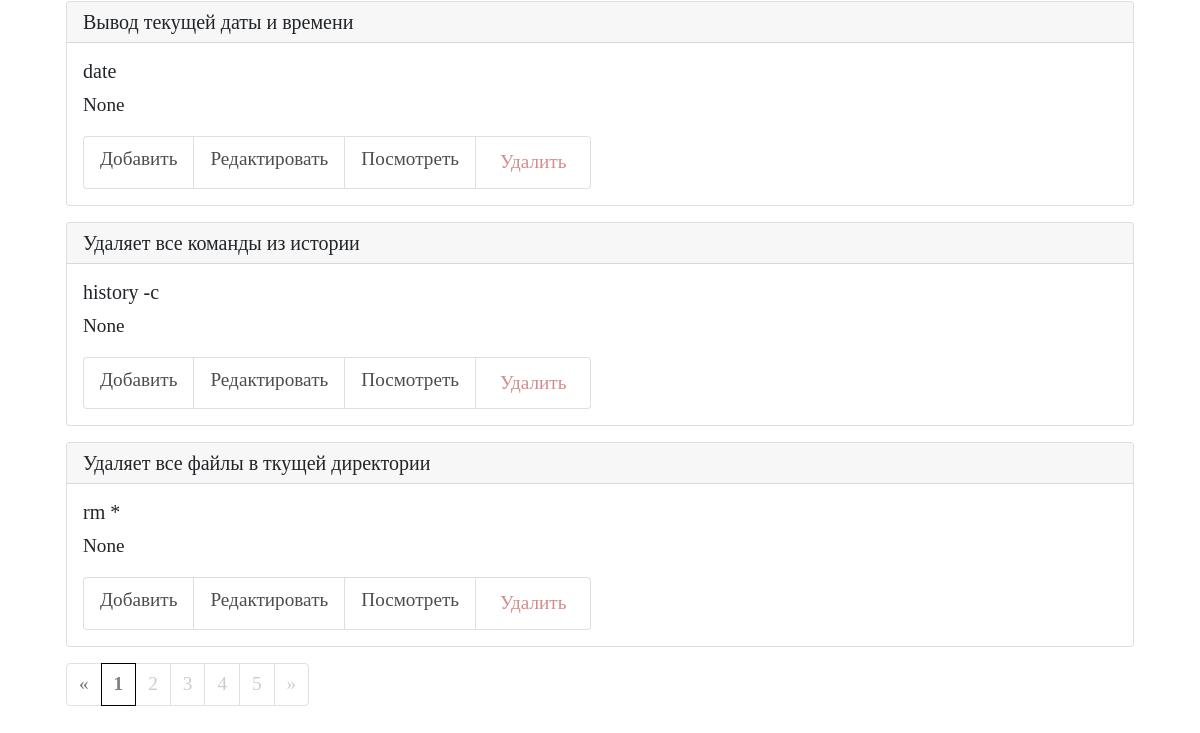
The app's page /bash (lower part), older data.
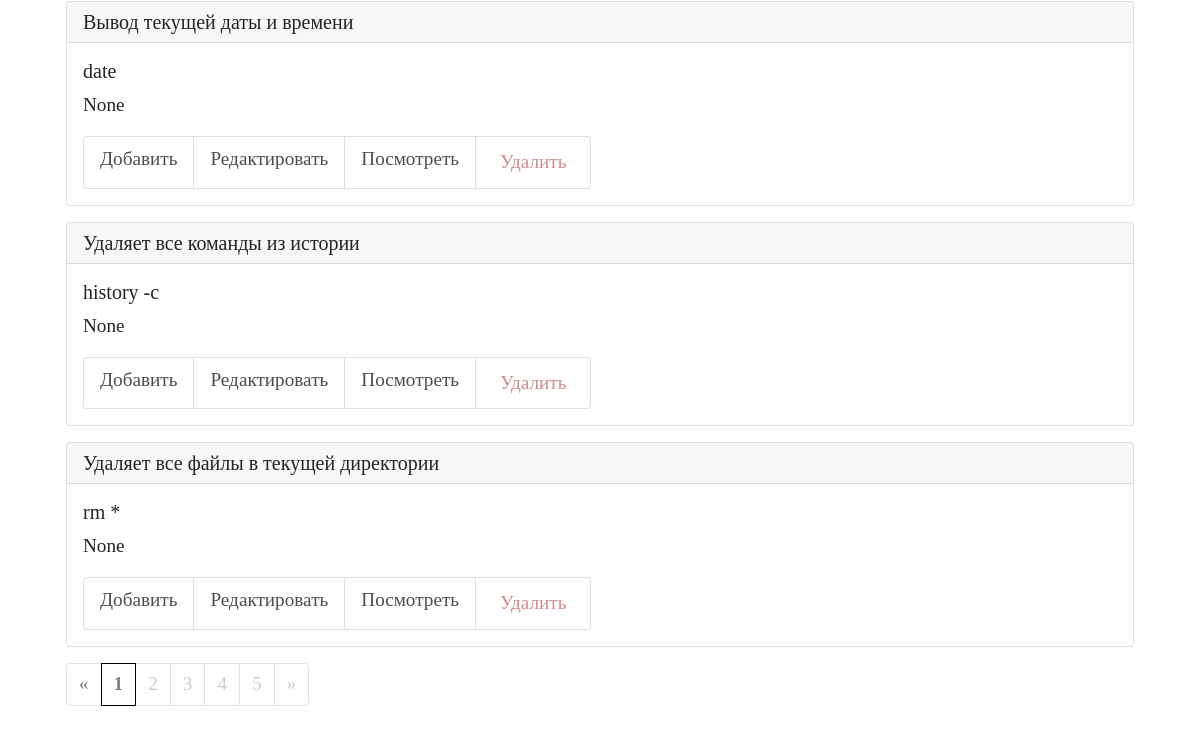
The same page, newer data.
### tables this page shows
CREATE TABLE "bash" (
    bash_id INTEGER PRIMARY KEY AUTOINCREMENT,
    bash_command TEXT NOT NULL,
    bash_name TEXT NOT NULL
  , bash_description TEXT);

### app.py (the view)
@app.route("/bash")
def bash_list_commands():
    conn = get_db_connection()
    bash_list = conn.execute("SELECT * FROM bash ORDER BY 1 DESC").fetchall()
    conn.close()
    page, per_page, offset = get_page_args(page_parameter='page',
                                           per_page_parameter='per_page')
    total = len(bash_list)
    def get_bash_list(offset=0, per_page=5):
        return bash_list[offset: offset + per_page]
    pagination_bash = get_bash_list(offset=offset, per_page=per_page)
    pagination = Pagination(page=page, per_page=per_page, total=total,
                            css_framework='bootstrap4',
                            display_msg="Показано <b>{start} - {end}</b> {record_name} из <b>{total}</b>",
                            record_name="записей",
                            next_label="Следующая",
                            prev_label="Предыдущая"
                            )
    return render_template("bash/bash_list_commands.html",
                           bash_list=pagination_bash,
                           page=page,
                           per_page=per_page,
                           pagination=pagination,
                           )

### app.py (called while the page is built)
def get_db_connection():
    conn = sqlite3.connect("database.db")
    conn.row_factory = sqlite3.Row
    return conn

### templates/bash/bash_list_commands.html (shortened to what this page needs)
{% extends "base.html" %} {% block title %}Команды bash{% endblock %} {% block content %}
<div class="container p-4">
   {% for bash_list in bash_list %}
   <div class="card mb-3">
      <h5 class="card-header">{{ bash_list['bash_name'] }}</h5>
      <div class="card-body">
         <h5 class="card-title">{{ bash_list['bash_command'] }}</h5>
         <p class="card-text">{{ bash_list['bash_description'] }}</p>
         <ul class="list-group list-group-horizontal">
            <li class="list-group-item">
               <a href="{{ url_for('add_bash_command') }}">Добавить</a>
            </li>
            <li class="list-group-item">
               <a href="{{ url_for('edit_bash_command', bash_id=bash_list['bash_id']) }}">Редактировать</a>
            </li>
            <li class="list-group-item">
               <a href="{{ url_for('get_post_bash_command', bash_id=bash_list['bash_id']) }}">Посмотреть</a>
            </li>
            <li class="list-group-item delete">
               <form action="{{ url_for('delete_bash_command', bash_id=bash_list['bash_id']) }}" class="add"
                  method="POST">
                  <input type="submit" class="button" value="Удалить"
                     onclick="return confirm('Вы уверены что хотите удалить запись?')" />
               </form>
            </li>
         </ul>
      </div>
   </div>
   {% endfor %}
   {{ pagination.links }}
</div>
{% endblock %}

Row changes from the older to the newer data that the page shows:
changed bash "rm *": bash_name "Удаляет все файлы в ткущей директории" → "Удаляет все файлы в текущей директории"
